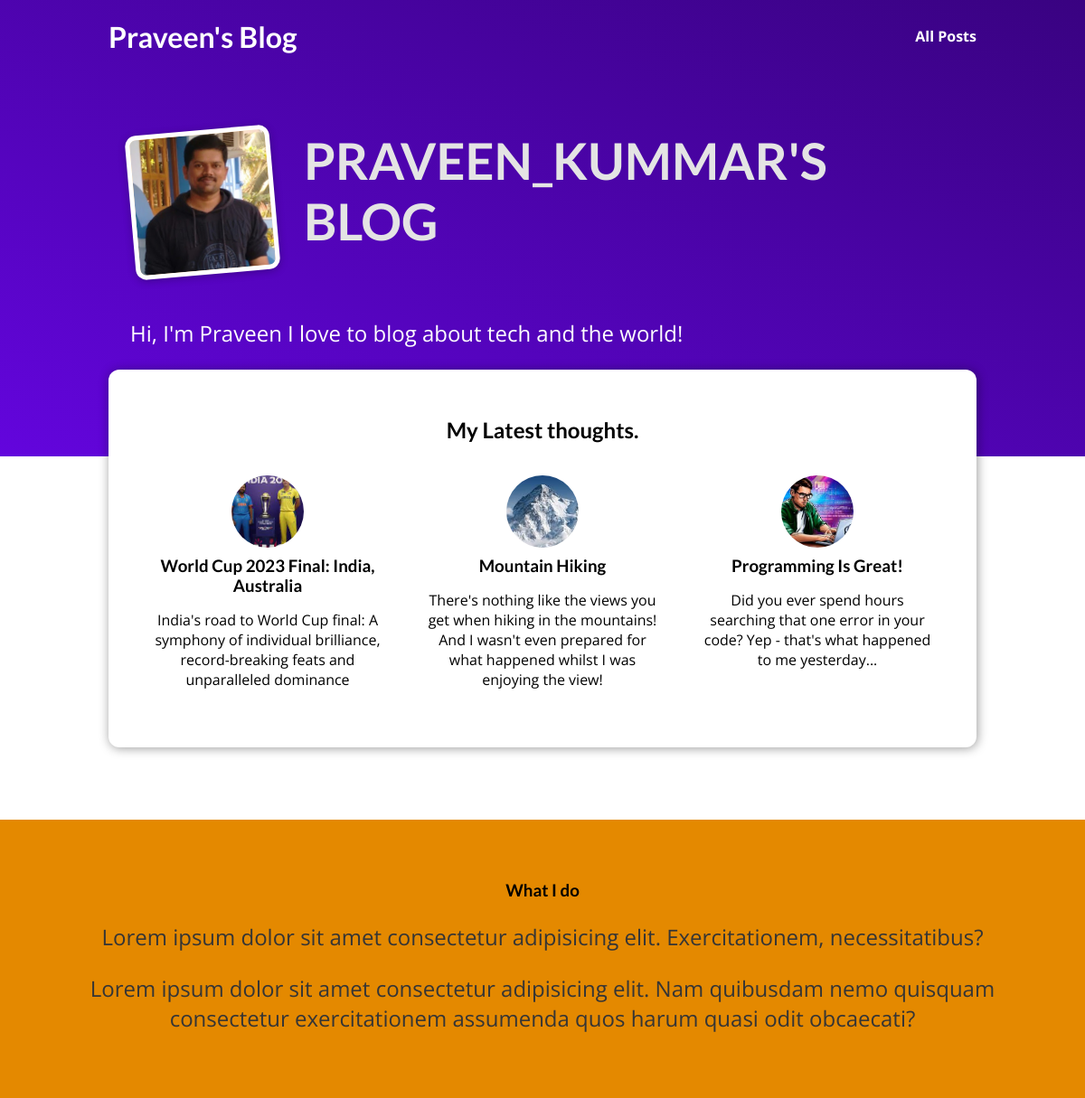
/s/, run on the app's committed database.
### blog/models.py (models this page shows, shortened)
class Post(models.Model):
    title = models.CharField(max_length=200)
    author = models.ForeignKey(Author, on_delete=models.CASCADE, related_name="posts")
    excerpt = models.CharField(max_length=500)
    date = models.DateField(auto_now=True)
    content = models.TextField(max_length=10000)
    slug = models.SlugField()
    image = models.CharField(max_length=50, null=True)
    tag = models.ManyToManyField(Tag, default="")

### blog/views.py (the view)
# urls.py: path('', views.index, name='index-page'),
def index(request):
    latest_posts = Post.objects.all().order_by("-date")[:3]
    return render(request, 'blog/index.html', {
        'posts': latest_posts
    })

### blog/templates/blog/index.html
{% extends "base.html" %}
{% load static %}
{% block css_files %}
    <link rel="stylesheet" href="{% static "blog/index.css" %}">
{% endblock css_files %}
{% block content %}
<section id='welcome'>
    <header>
        <img src="{% static "blog/media/praveen.png" %}" alt="My photo">
        <h2>PRAVEEN_KUMMAR'S BLOG</h2>
    </header>
    <P>Hi, I'm Praveen I love to blog about tech and the world!</P>
</section>
<section id='latest-posts'>
    <h2>My Latest thoughts.</h2>
    <ul>
    {% for post in posts %}
            {% include "blog/includes/post.html" %}
    {% endfor %}
    </ul>
</section>
<section id='about'>
    <h3>What I do</h3>
    <p>Lorem ipsum dolor sit amet consectetur adipisicing elit. Exercitationem, necessitatibus?</p>
    <p>Lorem ipsum dolor sit amet consectetur adipisicing elit. Nam quibusdam nemo quisquam consectetur exercitationem assumenda quos harum quasi odit obcaecati?</p>
</section>
{% endblock content %}

### blog/templates/blog/includes/post.html
{% load static %}
{% block css_files %}
    <link rel="stylesheet" href="{% static "blog/includes/post.css"%}">
{% endblock css_files %}
<li>
    <article class='post'>
        <a href="{% url "post-detail-page" post.slug  %}">
            <img src="{% static "blog/media/"|add:post.image %}" alt={{ post.image }}>
            <div class="post__content">
                <h3>{{ post.title }}</h3>
                <p>{{ post.excerpt }}</p>
            </div>
        </a>
    </article>
</li>

### static/main.css (style rules this page uses)
* { box-sizing: border-box; }
html { font-family: 'Open Sans', 'Lato', sans-serif; }
body { margin: 0; }
h1, h2, h3 { font-family: 'Lato', sans-serif; font-weight: bold; }

### blog/static/blog/index.css (style rules this page uses)
#welcome { background: linear-gradient(to right top, #6305dd, #390281); padding: 6rem 12%; }
#welcome header { display: flex; align-items: flex-start; margin: 3rem auto; }
#welcome img { width: 10rem; height: 10rem; object-fit: cover; object-position: top; border: 5px solid white; border-radius: 12px; background-color: #ffe1bf; transform: rotateZ(-5deg); box-shadow: 0 2px 8px rgba(0, 0, 0, 0.25); }
#welcome h2 { font-size: 3.5rem; margin: 0 0 0 2rem; color: #e4e4e4; width: 10rem; }
#welcome p { color: white; font-size: 1.5rem; }
#latest-posts { background-color: white; padding: 2rem; border-radius: 12px; width: 60rem; margin: -6rem auto 2rem auto; box-shadow: 1px 1px 12px rgba(0, 0, 0, 0.4); }
#latest-posts h2 { text-align: center; }
#latest-posts ul { list-style: none; margin: 0; padding: 0; display: flex; gap: 1rem; }
#latest-posts li { flex: 1; }
#about { text-align: center; padding: 3rem; background-color: #e48900; margin-top: 5rem; }
#about p { font-size: 1.5rem; color: #353535; }

### blog/static/blog/includes/post.css (style rules this page uses)
.post { display: flex; flex-direction: column; align-items: center; text-align: center; }
.post a { text-decoration: none; color: black; transition: all 0.2s ease; padding: 1rem; }
.post img { width: 5rem; height: 5rem; object-fit: cover; border-radius: 50%; }
.post h3 { margin: 0.25rem 0; }

### data on the page
Post: image (picture), title "World Cup 2023 Final: India, Australia", excerpt "India's road to World Cup final: A symphony of individual brilliance, record-breaking feats and unparalleled dominance"
Post: image (picture), title "Mountain Hiking", excerpt "There's nothing like the views you get when hiking in the mountains! And I wasn't even prepared for what happened whilst I was enjoying the view!"
Post: image (picture), title "Programming Is Great!", excerpt "Did you ever spend hours searching that one error in your code? Yep - that's what happened to me yesterday..."
